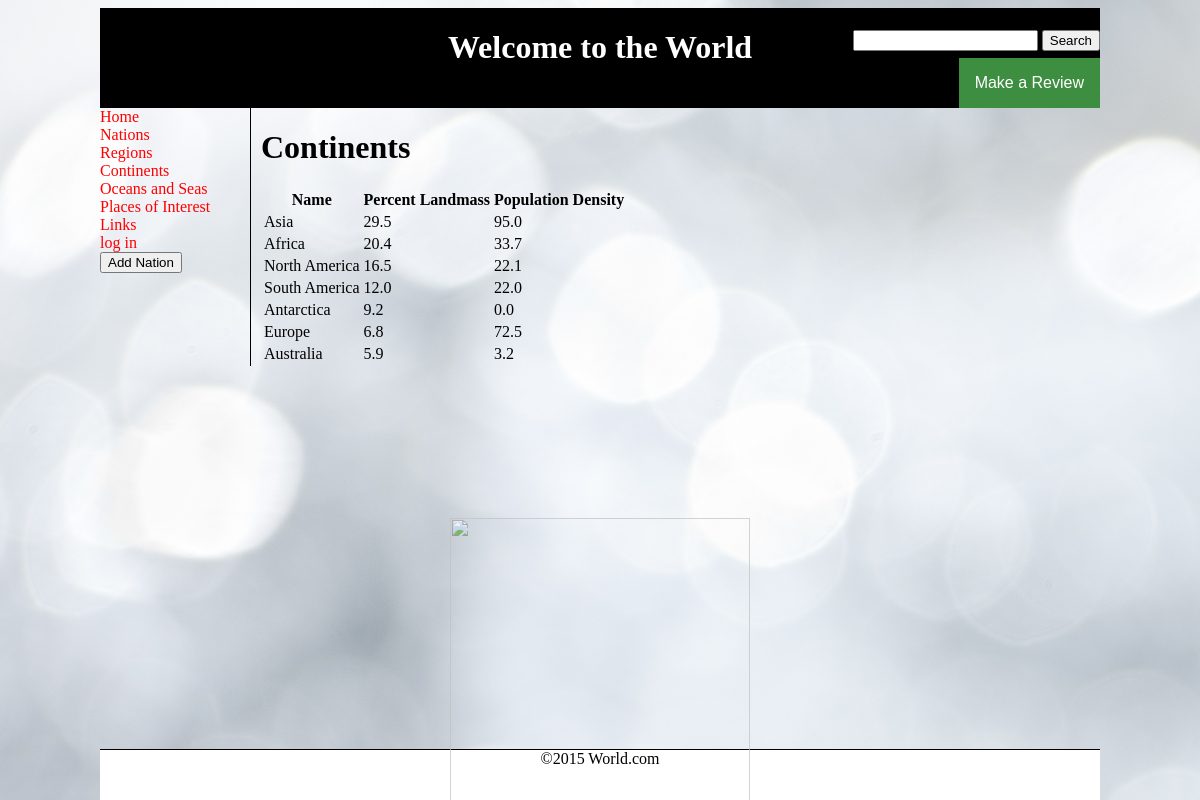
The page /show_continents.php on the database its author committed.
### tables this page shows
CREATE TABLE `continent` (
  `continent_id` bigint(20) unsigned NOT NULL AUTO_INCREMENT,
  `continent_name` varchar(50) DEFAULT NULL,
  `percent_landmass` decimal(3,1) DEFAULT NULL,
  `population_density` decimal(4,1) DEFAULT NULL,
  PRIMARY KEY (`continent_id`)
);

### show_continents.php (the view, shortened to what this page needs)
<?php
    include("header.inc");
	include("nav.inc");
?>
    <div id="main-content">
<h1>Continents</h1>
<table>
	<tr>
		<th>Name</th>
		<th>Percent Landmass</th>
		<th>Population Density</th>
	</tr>
<?php
	$db = mysqli_connect("localhost", "root", "", "world") or die(mysqli_error($db));
	$query = "select * from continent";
	$resultset = mysqli_query($db, $query) or die(mysqli_error($db));
	while($row=mysqli_fetch_array($resultset, MYSQLI_ASSOC))
	{
		print "<tr>";
		print "<td>{$row['continent_name']}</td>";
		print "<td>{$row['percent_landmass']}</td>";
		print "<td>{$row['population_density']}</td>";
		print "</tr>";
	}
?>
</table>
</div>
<?php
    include("footer.inc");
?>

### world.css (style rules this page uses)
div#main-content { position:absolute; top:100px; left:150px; border-left:1px solid black; padding-left:10px; }

### rows shown on the page
continent: continent_name "Asia", percent_landmass "29.5", population_density "95.0"
continent: continent_name "Africa", percent_landmass "20.4", population_density "33.7"
continent: continent_name "North America", percent_landmass "16.5", population_density "22.1"
continent: continent_name "South America", percent_landmass "12.0", population_density "22.0"
continent: continent_name "Antarctica", percent_landmass "9.2", population_density "0.0"
continent: continent_name "Europe", percent_landmass "6.8", population_density "72.5"
continent: continent_name "Australia", percent_landmass "5.9", population_density "3.2"
